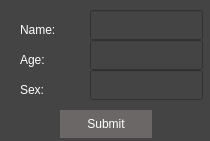
<?xml version="1.0" encoding="UTF-8"?>
<ui version="4.0">
 <class>Dialog</class>
 <widget class="QDialog" name="Dialog">
  <property name="geometry">
   <rect>
    <x>0</x>
    <y>0</y>
    <width>210</width>
    <height>141</height>
   </rect>
  </property>
  <property name="windowTitle">
   <string>Setupt Darlene</string>
  </property>
  <property name="styleSheet">
   <string notr="true">background-color: #444;</string>
  </property>
  <widget class="QLineEdit" name="nameBox">
   <property name="geometry">
    <rect>
     <x>90</x>
     <y>10</y>
     <width>113</width>
     <height>30</height>
    </rect>
   </property>
   <property name="styleSheet">
    <string notr="true">color: rgb(255, 255, 255);</string>
   </property>
  </widget>
  <widget class="QLineEdit" name="ageBox">
   <property name="geometry">
    <rect>
     <x>90</x>
     <y>40</y>
     <width>113</width>
     <height>30</height>
    </rect>
   </property>
   <property name="styleSheet">
    <string notr="true">color: rgb(255, 255, 255);</string>
   </property>
  </widget>
  <widget class="QLineEdit" name="sexBox">
   <property name="geometry">
    <rect>
     <x>90</x>
     <y>70</y>
     <width>113</width>
     <height>30</height>
    </rect>
   </property>
   <property name="styleSheet">
    <string notr="true">color: rgb(255, 255, 255);</string>
   </property>
  </widget>
  <widget class="QLabel" name="nameLabel">
   <property name="geometry">
    <rect>
     <x>20</x>
     <y>20</y>
     <width>64</width>
     <height>20</height>
    </rect>
   </property>
   <property name="styleSheet">
    <string notr="true">color: rgb(255, 255, 255);</string>
   </property>
   <property name="text">
    <string>Name:</string>
   </property>
  </widget>
  <widget class="QLabel" name="ageLabel">
   <property name="geometry">
    <rect>
     <x>20</x>
     <y>50</y>
     <width>64</width>
     <height>20</height>
    </rect>
   </property>
   <property name="styleSheet">
    <string notr="true">color: rgb(255, 255, 255);</string>
   </property>
   <property name="text">
    <string>Age:</string>
   </property>
  </widget>
  <widget class="QLabel" name="sexLabel">
   <property name="geometry">
    <rect>
     <x>20</x>
     <y>80</y>
     <width>64</width>
     <height>20</height>
    </rect>
   </property>
   <property name="styleSheet">
    <string notr="true">color: rgb(255, 255, 255);</string>
   </property>
   <property name="text">
    <string>Sex:</string>
   </property>
  </widget>
  <widget class="QPushButton" name="submitBtn">
   <property name="geometry">
    <rect>
     <x>60</x>
     <y>110</y>
     <width>92</width>
     <height>28</height>
    </rect>
   </property>
   <property name="cursor">
    <cursorShape>PointingHandCursor</cursorShape>
   </property>
   <property name="styleSheet">
    <string notr="true">color: rgb(255, 255, 255);
border: none;
background-color: rgb(108, 103, 103)
</string>
   </property>
   <property name="text">
    <string>Submit</string>
   </property>
  </widget>
 </widget>
 <resources/>
 <connections/>
</ui>
